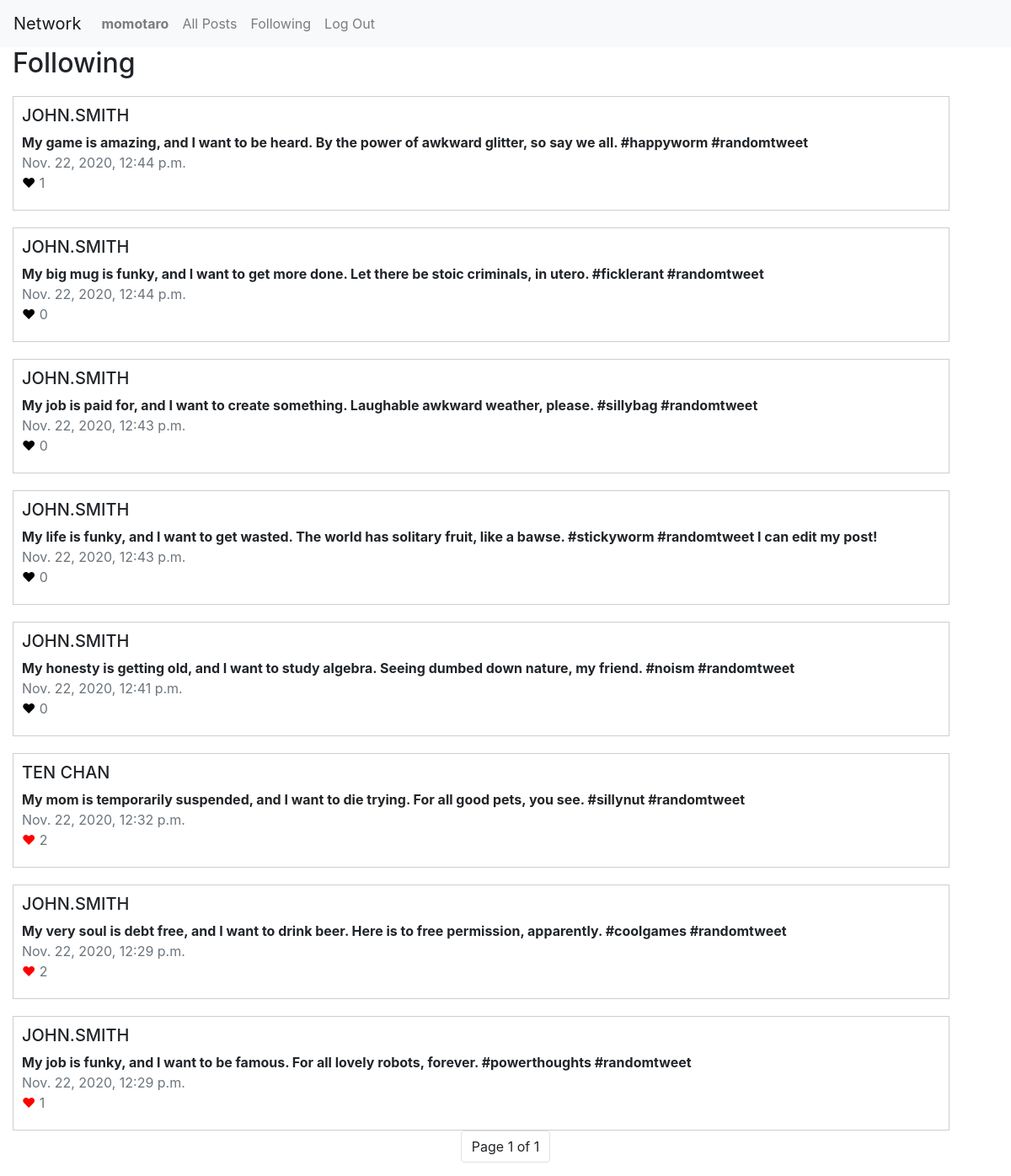
The page /following (signed in) on the database its author committed.
### network/models.py (models this page shows)
class User(AbstractUser):
    pass

class Post(models.Model):
    user = models.ForeignKey("User", on_delete=models.CASCADE, related_name="posts")
    body = models.TextField(blank=True, max_length=280)
    timestamp = models.DateTimeField(auto_now_add=True)
    like = models.ManyToManyField("User", related_name="post_likes", blank=True)
    def num_likes(self):
        return self.like.count()

### network/views.py (the view)
# urls.py: path("following", views.following, name="following"),
@login_required(login_url='login') # From https://docs.djangoproject.com/en/dev/ref/settings/#login-redirect-url
def following(request):
    post_list = Post.objects.filter(user__following__follower__id=request.user.id).order_by('-timestamp')
    paginator = Paginator(post_list, 10) # Show 10 posts per page.
    page_number = request.GET.get('page')
    page_obj = paginator.get_page(page_number)
    return render(request, "network/following.html", {
    "page_obj": page_obj,
    })

### network/templates/network/following.html (shortened to what this page needs)
{% extends "network/layout.html" %}
{% load static %}
{% block body %}
<div class="container-fluid">
    <h2>Following</h2>
    {% for post in page_obj %}
        <div class="box">
            <h5><a href="{% url 'profile' post.user.id %}" alt="View {{ post.user }}'s profile" class="user">{{ post.user|upper }}</a></h5>
            <p class="post-body" id="post-body-{{ post.id }}">{{ post.body }}</p>
            <p class="text-secondary date">{{ post.timestamp }}</p>
            {% if user in post.like.all %}
                <p class="like" id="{{ post.id }}" style="color:red;"><a href="javascript:void(0);">♥</a></p>
            {% else %}
                <p class="like" id="{{ post.id }}" style="color:black;"><a href="javascript:void(0);">♥</a></p>
            {% endif %}
            <p class="text-secondary like" id="count-like-{{ post.id }}">{{ post.num_likes }}</p>
        </div>
    {% endfor %}
    <nav>
    <ul class="pagination justify-content-center">
        <li class="page-item"><a class="page-link">Page {{ page_obj.number }} of {{ page_obj.paginator.num_pages }}</a></li>
    </ul>
</nav>
</div>
{% endblock %}

### network/templates/network/layout.html (shortened to what this page needs)
{% load static %}
<!DOCTYPE html>
<html lang="en">
    <head>
        <link rel="stylesheet" href="https://stackpath.bootstrapcdn.com/bootstrap/4.4.1/css/bootstrap.min.css">
        <link href="{% static 'network/styles.css' %}" rel="stylesheet">
    </head>
    <body>
        <nav class="navbar navbar-expand-lg navbar-light bg-light">
            <a class="navbar-brand" href="{% url 'index' %}">Network</a>
            <div>
              <ul class="navbar-nav mr-auto">
                {% if user.is_authenticated %}
                    <li class="nav-item">
                        <a class="nav-link" href="{% url 'profile' user.id %}"><strong>{{ user.username }}</strong></a>
                    </li>
                {% endif %}
                <li class="nav-item">
                  <a class="nav-link" href="{% url 'index' %}">All Posts</a>
                </li>
                {% if user.is_authenticated %}
                    <li class="nav-item">
                        <a class="nav-link" href="{% url 'following' %}">Following</a>
                    </li>
                    <li class="nav-item">
                        <a class="nav-link" href="{% url 'logout' %}">Log Out</a>
                    </li>
                {% endif %}
              </ul>
            </div>
          </nav>
        <div class="body">
            {% block body %}
            {% endblock %}
        </div>
    </body>
</html>

### network/static/network/styles.css (style rules this page uses)
a, a:hover, a:focus, a:active { color: inherit; }
.box { border: 1px solid #cecece; width: 95%; margin-top: 20px; padding-top: 10px; padding-right: 10px; padding-bottom: 20px; padding-left: 10px; }
.post-body { font-weight: bold; margin: 0; }
.like { display: inline; margin: 0; }
.date { margin: 0; }

### rows shown on the page
User: username "momotaro"
Post: user "JOHN.SMITH", body "My game is amazing, and I want to be heard. By the power of awkward glitter, so say we all. #happyworm #randomtweet", timestamp "Nov. 22, 2020, 12:44 p.m.", num_likes "1"
Post: user "JOHN.SMITH", body "My big mug is funky, and I want to get more done. Let there be stoic criminals, in utero. #ficklerant #randomtweet", timestamp "Nov. 22, 2020, 12:44 p.m.", num_likes "0"
Post: user "JOHN.SMITH", body "My job is paid for, and I want to create something. Laughable awkward weather, please. #sillybag #randomtweet", timestamp "Nov. 22, 2020, 12:43 p.m.", num_likes "0"
Post: user "JOHN.SMITH", body "My life is funky, and I want to get wasted. The world has solitary fruit, like a bawse. #stickyworm #randomtweet I can edit my post!", timestamp "Nov. 22, 2020, 12:43 p.m.", num_likes "0"
Post: user "JOHN.SMITH", body "My honesty is getting old, and I want to study algebra. Seeing dumbed down nature, my friend. #noism #randomtweet", timestamp "Nov. 22, 2020, 12:41 p.m.", num_likes "0"
Post: user "TEN CHAN", body "My mom is temporarily suspended, and I want to die trying. For all good pets, you see. #sillynut #randomtweet", timestamp "Nov. 22, 2020, 12:32 p.m.", num_likes "2"
Post: user "JOHN.SMITH", body "My very soul is debt free, and I want to drink beer. Here is to free permission, apparently. #coolgames #randomtweet", timestamp "Nov. 22, 2020, 12:29 p.m.", num_likes "2"
Post: user "JOHN.SMITH", body "My job is funky, and I want to be famous. For all lovely robots, forever. #powerthoughts #randomtweet", timestamp "Nov. 22, 2020, 12:29 p.m.", num_likes "1"

### other values the page prints
{{ page_obj.number }} "1"
{{ page_obj.paginator.num_pages }} "1"
